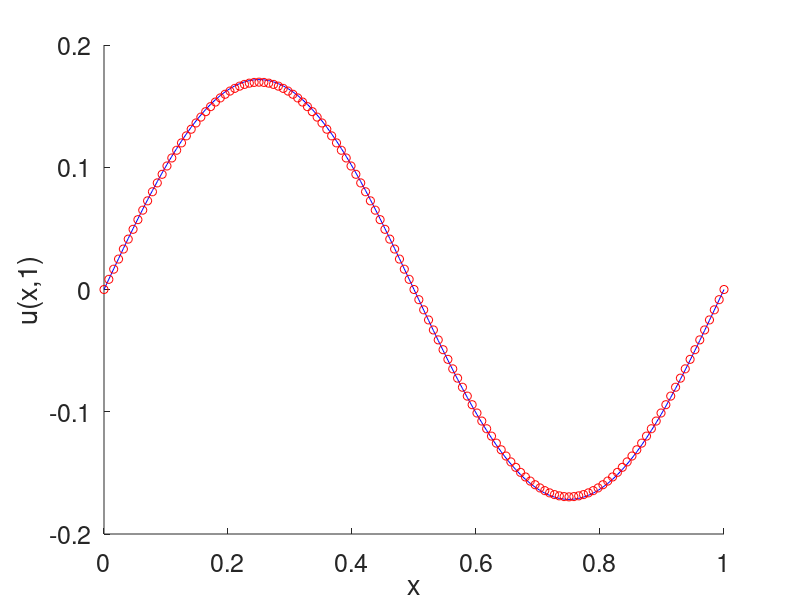

Source code (MATLAB):
function [] = heat_equation_1D_btcs_scheme
%%% --- 1D heat equation with Dirichlet boundary condition
%
% du/dt = D*d^2u/dx^2 with Drichlet BC: u(a,t) = u(b,t) = 0;
%                                       u(x,0) = 2*sin(2*pi*x)
% analytic solution: u(x,t) = 2*exp(-(pi^2/4)*t)*sin(2*pi*x).
%
% The finite difference: the backward-time centered space (BTCS), that is,
%  matrix equation: 
% (I-lambda*A)*w^(n+1) = w^(n) + lambda*b^(n+1).
% A is tridiagonal matrix.
% (I-lambda*A) is evolution matrix.
% b^(n+1) = [u^(n+1)_{a} 0,...0, u^(n+1)_{b}]^(T), (T = transpose). 
% b^(n+1) = 0 for all n since u(a,t) = (b,t) = 0
% lambda = D*dt/dx^2.
% Reference book: D. Bradie, A friendly introduction to numerical analysis 
%
% Written by Tsogbayar Tsednee (PhD), California State University Northridge 
% Contact: tsog215@gmail.com
% Date: December 23, 2018
%%%
% ----------------------------------------------------------------
format short; clear; clc;
% ---
% grid and initial condition
D = 1./16.; % diffision parameter
a = 0.; % x(0)
b = 1.; % x(N+1)
N = 128;  % number of grid point of x axis
dx = (b-a)/N; % step size in x
% ---
x = zeros(N+1,1); % total number of points is N+1
for i = 1:N+1
    x(i) = a + (i-1)*dx;
end
% ---
%%% time parameter
ti = 0.; % t(0)
tf = 1.; % t(N)
Nt = 256; % number of grid point in time t
dt = (tf-ti)/Nt; % step size in time t
t = zeros(Nt,1); % total number of points 
%
lambda = D*dt/dx^2 ;
%  matrix equation is
% (I-lambda*A)*w^(n+1) = w^(n) + lambda*b^(n+1)
u_mat = zeros(N+1,N+1);
for i = 2:N
    u_mat(i,i-1) = lambda;
    u_mat(i,i) = -2.*lambda;
    u_mat(i,i+1) = lambda;
end
u_mat(1,1) = -2.*lambda; u_mat(N+1,N+1) = -2.*lambda ; 
u_mat(1,2) = lambda; u_mat(N+1,N) = lambda;
%u_mat;
%%%
unit_I = eye(N+1); % unit diagonal matrix 
% at t0 = 0
w0 = 2.*sin(2.*pi.*x); % % at t0 = 0.00 & initial
% evolution matrix 
evolution_mat = unit_I - u_mat;
w0 = w0(2:N); % taking into account the boundary condition  
%
%%% time loop starts ---
for j = 1:Nt
    t(j) = ti + j*dt;
%
    w_old = w0;
    w_new = evolution_mat(2:N,2:N)\w_old; % % BTCS scheme: solves linear algebra problem (I-lambda*A)*w^(n+1) = w^(n) at each time step
    w0 = w_new;
%
end
%%% time loop ends ---
w_sol = [0.; w_new; 0.]; % numerical solution after taking into account the BC
%%% 
% ploting numerical and analytic solutions together
figure(1)
hold on
plot(x, w_sol, 'b')                                   % numerical solution
plot(x, 2.*exp(-(pi^2/4)*t(Nt)).*sin(2.*pi.*x), 'ro') % analytic solution
hold off
%axis([-25. 10. -1.100 0.20])
set(gca,'FontSize',18)
xlabel('x') % ,'fontsize',16
ylabel('u(x,1)') % ,'Rotation', 1
%%%

%return
end